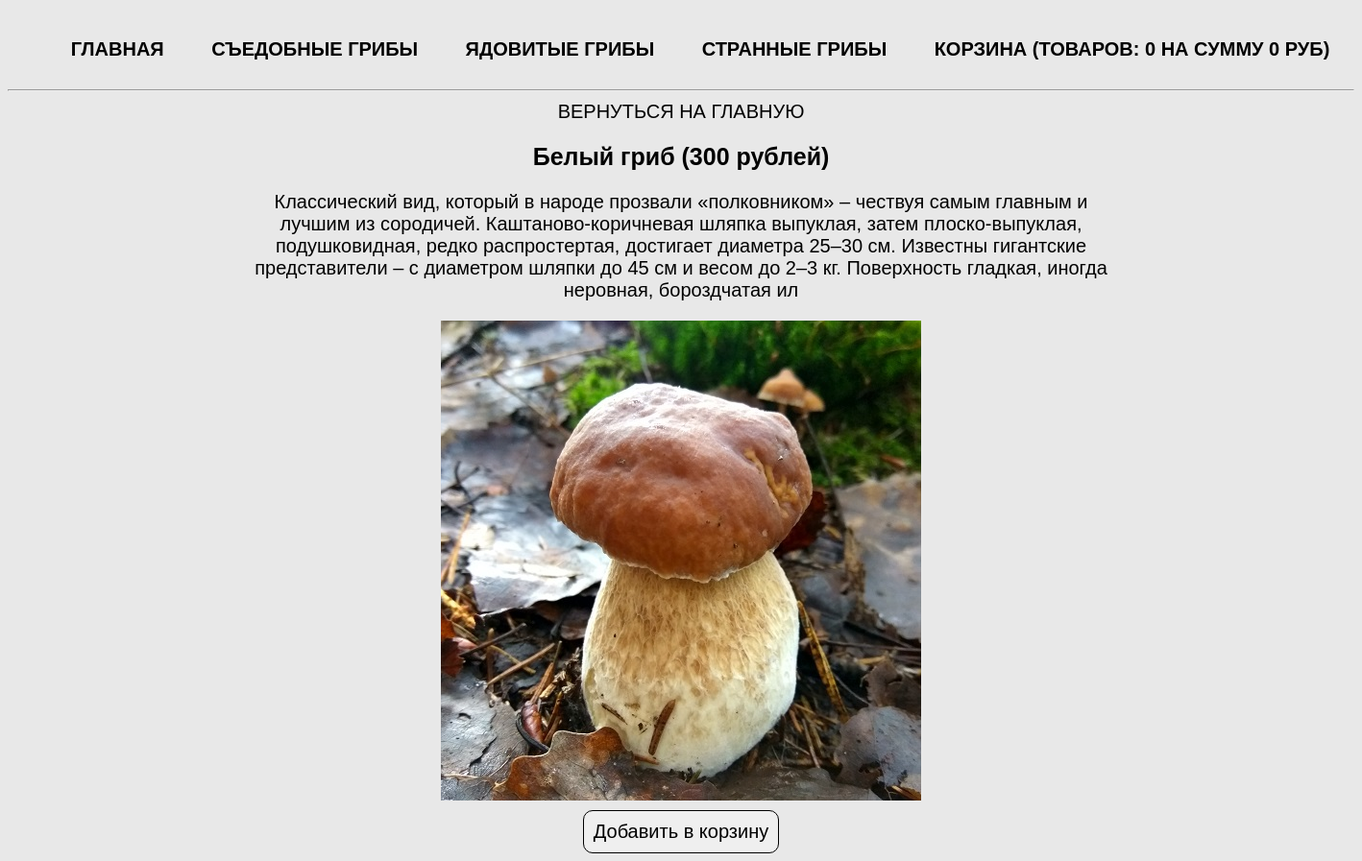
The app's page /product.php?product=kingbolete with its own data.
### tables this page shows
CREATE TABLE `cats` (
  `id` bigint(20) UNSIGNED NOT NULL,
  `name` varchar(50) NOT NULL,
  `rus_name` varchar(50) NOT NULL
);

CREATE TABLE `products` (
  `id` bigint(20) UNSIGNED NOT NULL,
  `title` varchar(50) NOT NULL,
  `cat` varchar(50) NOT NULL,
  `price` int(11) NOT NULL,
  `rus_name` varchar(50) NOT NULL,
  `img` varchar(50) NOT NULL,
  `descr` text NOT NULL
);

### product.php (the view)
<?php
require_once __DIR__ . '/parts/header.php';
if (isset($_GET['product'])){
    $currentProduct = $_GET['product'];
    $product = $dbh->query("SELECT * FROM products WHERE title='$currentProduct'");
    $product = $product->fetch(PDO::FETCH_ASSOC);
}
?>
<div class="product-card">
    <a href="index.php">Вернуться на главную</a>
    <h2><?= $product['rus_name']; ?> (<?= $product['price']; ?> рублей)</h2>
    <div class="descr"><?= $product['descr']; ?></div>
    <img width="300" src="img/<?= $product['img']; ?>" alt="<?= $product['rus_name']; ?>">
    <?php require_once __DIR__ . '/parts/add-form.php'; ?>
</div>

### parts/header.php (shortened to what this page needs)
<?php
require_once __DIR__ . '/../db/db.php';
$cats = $dbh->query('SELECT * FROM cats;');
$cats = $cats->fetchAll(PDO::FETCH_ASSOC);
?>
<!doctype html>
<html lang="ru">
<head>
    <link rel="stylesheet" href="css/style.css?<?= rand(0,PHP_INT_MAX);?>">
</head>
<body>
<nav>
    <ul>
        <li><a href="index.php">Главная</a></li>
        <?php foreach ($cats as $cat): ?>
            <li><a href="index.php?cat=<?= $cat['name'] ;?>"><?= $cat['rus_name'] ;?></a></li>
        <?php endforeach; ?>
        <li><a href="cart.php">Корзина (Товаров: <?= $_SESSION['totalQuantity'] ?? 0; ?> на сумму <?= $_SESSION['totalPrice'] ?? 0; ?> руб)</a></li>
    </ul>
</nav>
<hr>

### css/style.css (style rules this page uses)
* { font-family: 'Arial', sans-serif; font-size: 20px; }
body { margin-top: 20px; background-color: #e8e8e8; }
a { text-decoration: none; text-transform: uppercase; color: #000000; -webkit-transition: all .3s; -moz-transition: all .3s; -ms-transition: all .3s; -o-transition: all .3s; transition: all .3s; }
h2 { font-size: 25px; }
img { width: 100%; }
.main, nav { width: 1400px; margin: auto; display: flex; flex-wrap: wrap; justify-content: space-around; }
nav ul { display: flex; list-style: none; width: 100%; justify-content: space-around; font-weight: 700; }
.cart, .product-card { text-align: center; width: 900px; margin: auto; }
.descr { margin-bottom: 20px; }
.product-card img { width: 500px; }

### records on screen
cats: rus_name "СЪЕДОБНЫЕ ГРИБЫ"
cats: rus_name "ЯДОВИТЫЕ ГРИБЫ"
cats: rus_name "СТРАННЫЕ ГРИБЫ"
products: rus_name "Белый гриб", price "300", descr "Классический вид, который в народе прозвали «полковником» – чествуя самым главным и лучшим из сородичей. Каштаново-коричневая шляпка выпуклая, затем плоско-выпуклая, подушковидная, редко распростертая, достигает диаметра 25–30 см. Известны гигантские представители – с диаметром шляпки до 45 см и весом до 2–3 кг. Поверхность гладкая, иногда неровная, бороздчатая ил", img (picture)

### other values on screen
$_SESSION['totalQuantity'] "0"
$_SESSION['totalPrice'] "0"
